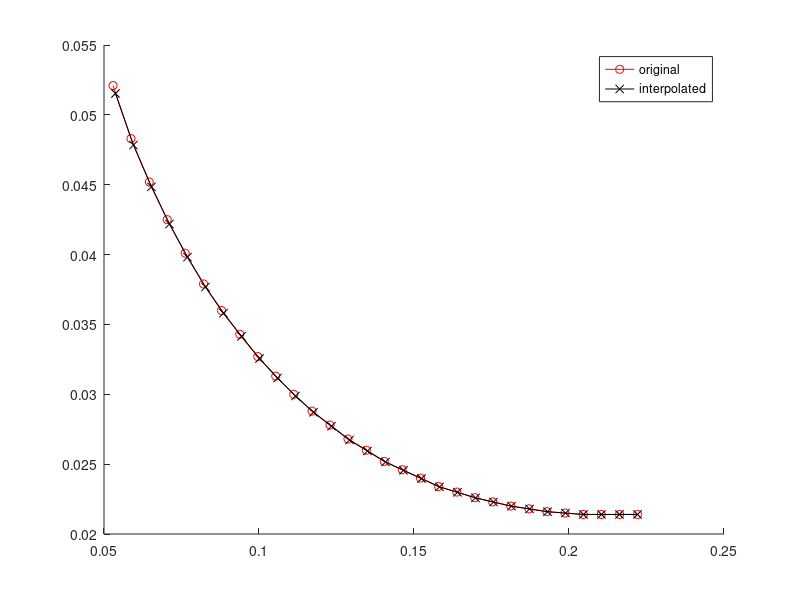
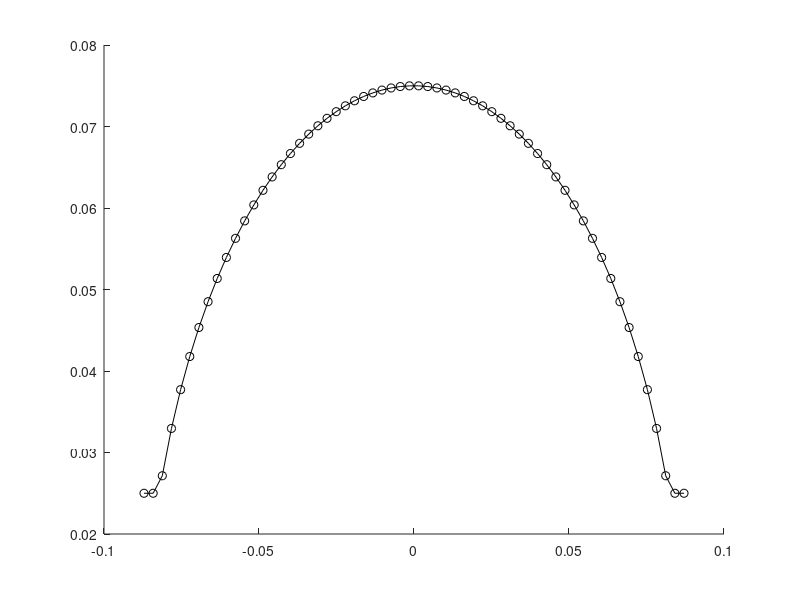
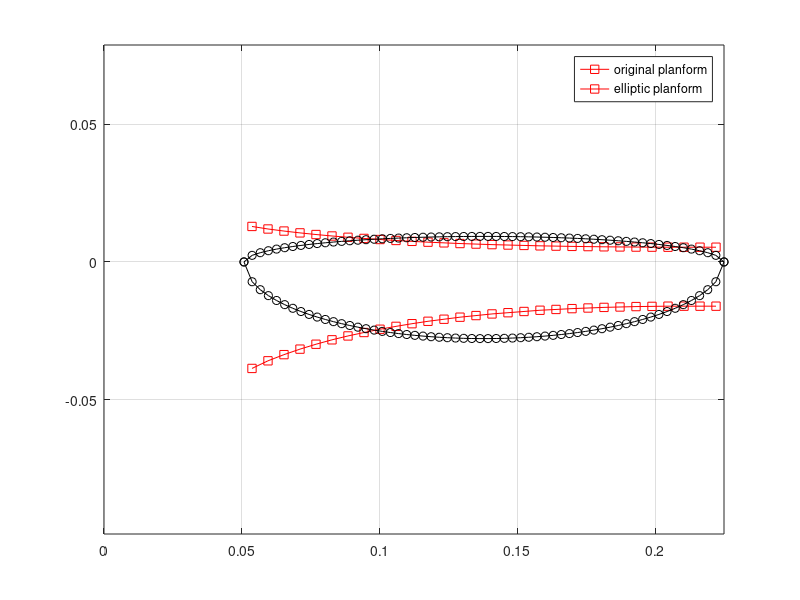

Reproduce these figures in MATLAB, in order.
%% compute the “Schrenk Approximation”


%% 
% some requirements and bounds for ALM on LES-type grids
% 
% relative grid spacing is approximately limited between
% dx/R between 1/30 and 1/60 (30 to 60 mesh cells per blade)
% and uniform along the actuator line
% 
% relative spacing between actuator points satisfies db/R <= 1/20
% such that rotor thrust and power are computed accurately 
% via integration over the actuator points along blade
% 
% hypothesis (for rectangular planform) that epsilon/chord = constant 
% criteria is equivalent to grid-based epsilon/dx = constant
% 
% 
% 
% db is the blade element spacing
% dx is the mesh spacing
% R  is the blade radius

%% blade geometry for the UW model 6 lab scale turbine
% radius
R    = 0.225;
Rhub = 0.0508;
r = [0.0529
    0.0587
    0.0646
    0.0704
    0.0762
    0.0821
    0.0879
    0.0938
    0.0996
    0.1054
    0.1112
    0.1171
    0.1229
    0.1287
    0.1346
    0.1404
    0.1462
    0.1521
    0.1579
    0.1638
    0.1696
    0.1754
    0.1812
    0.1871
    0.1929
    0.1987
    0.2046
    0.2104
    0.2163
    0.2221];
% chord
c = [0.0521
    0.0483
    0.0452
    0.0425
    0.0401
    0.0379
    0.0360
    0.0343
    0.0327
    0.0313
    0.0300
    0.0288
    0.0278
    0.0268
    0.0260
    0.0252
    0.0246
    0.0240
    0.0234
    0.0230
    0.0226
    0.0223
    0.0220
    0.0218
    0.0216
    0.0215
    0.0214
    0.0214
    0.0214
    0.0214];
% twist
t = [19.415
15.804
13.374
11.582
10.203
9.113
8.221
7.486
6.874
6.361
5.927
5.558
5.241
4.967
4.729
4.525
4.346
4.187
4.042
3.913
3.795
3.685
3.580
3.481
3.384
3.287
3.191
3.092
2.993
2.887];

%% re-interpolate the blade geometry to a different grid
Nb = 30; 
rr = linspace(Rhub, R, Nb+1)';
db = mean(diff(rr));
rr = linspace(Rhub+db/2, R-db/2, Nb)';
cc = interp1(r,c,rr,'pchip');
tt = interp1(r,t,rr,'pchip');


figure
hold on
plot(r,c,'o-r')
plot(rr,cc,'x-k')
legend('original','interpolated')

% 3 files to change in SOWFA after changing blade geometry
% turbineProperties, AeroDyn.ipt, turbineArrayPropertiesFAST

%% (1) 
r = rr;
c = cc;


% shift by the hub radius, so r=0 is the hub
r = r - Rhub;
R = R - Rhub;


r_star = linspace(0, R, Nb)';
c_star = interp1(r,c,r_star,'pchip');

% anything inside the hub, overwrite to hub chord
% i_hub         = r_star <= Rhub;
% c_star(i_hub) = c_star( find(i_hub,1,'last') );

% shift the radius coordinate between +/- Radius/2
c_wing = [flipud(c_star); c_star];
r_wing = linspace(-R/2, R/2, numel(c_wing))';



%% (2)

% aspect ratio (use the original chord AR)
AR = R / mean(c);

% equivalent elliptic planform with same AR
co  = mean(c) * 4/pi;
c_e = co .* sqrt(1 - (2*r_wing/R).^2);



%% (3)



%% (3a)
% n_min and n_max are dimensionaless parameters to define the
% min and max spreading width, epsilon, for a given mesh spacing, dx
n_min = 1;
n_max = 3;


% note, can choose db slightly larger than minimum mesh size, dx,
% so that grid can distinguish between adjacent actuator points


dx = 0.025;
% dx = 0.01250;
% dx = 0.01000;
% dx = 0.00750;
% dx = 0.00680;
% epsilon_Rby2 = n_min * dx;
% epsilon_o    = n_max * dx;

epsilon = max(n_max*dx*sqrt(1 - (2*r_wing/R).^2), n_min*dx);




epsilon_by_cstar = 0.25*n_max*(dx/R)*pi*AR;
% eps = epsilon_by_cstar .* c_e;

figure
hold on
plot(r_wing, epsilon, 'o-k')
% plot(r_wing, eps, 's-g')


%% 


% limit_dxR = 1/30; % ratio of dx / R (safe between 1/30 and 1/60)
% if dx/R > limit_dxR
%     error('warning, decrease dx/R ratio')
% end
% limit_dbx = 1.5; % ratio of db / dx (safe if greater than ~ 1.5)
% if db/dx < limit_dbx
%     error('warning, increase db/dx ratio')
% end



%% plot and compare the planforms

% shift radial coordinate
r_e = r_wing + R/2 + Rhub;
r = r + Rhub;
R = R + Rhub;

pit_axis = 0.25; % pitch axis
cle     = c .* pit_axis;
cte     = c.* (pit_axis - 1);
c_le     = c_star .* pit_axis;
c_te     = c_star .* (pit_axis - 1);

c_wing_le = c_wing .* pit_axis;
c_wing_te = c_wing .* (pit_axis - 1);

c_e_le = c_e .* pit_axis;
c_e_te = c_e .* (pit_axis - 1);

figure
hold on
% plot(r_star, c_le, 'o-r')
% plot(r_star, c_te, 'x-r')
% plot([r_star flipud(r_star)], [c_le flipud(c_te)], 'o-r')
plot([r flipud(r)], [cle flipud(cte)], 's-r')
% plot([r_star flipud(r_star)], [c_le flipud(c_te)], 'x-b')
plot([r_e flipud(r_e)], [c_e_le flipud(c_e_te)], 'o-k')
% plot(r_star, c_te, 'x-r')
% plot(r_wing, c_wing_le, 'o-k')
% plot(r_wing, c_wing_te, 'x-k')
% plot(r_e, c_e_le, 'o-b')
% plot(r_e, c_e_te, 'x-b')
legend('original planform','elliptic planform')
axis equal
box on; grid on;
xlim([0 R])





